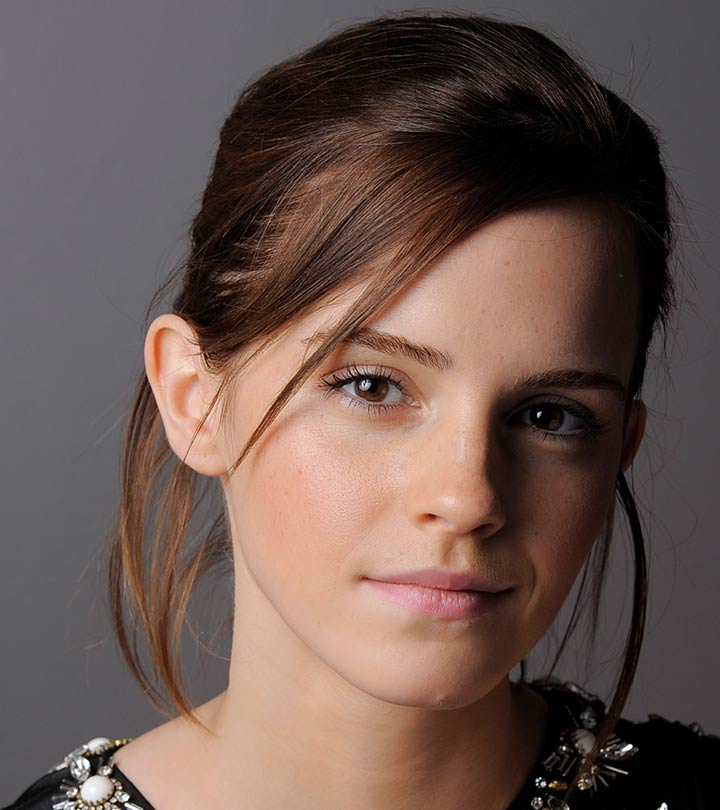
#> input picture a1images/emma.jpg, 720 x 810 px, found by its file name
$ python intensity_transformation.py
#> lines starting #> are read from the running program, lines starting #| are printed output that depends on the picture
import cv2 as cv
import numpy as np
import matplotlib.pyplot as plt

c = np.array([(50,50),(50, 100), (150, 255), (150,150)])
t1 = np.linspace(0, c[0,1], c[0,0] + 1 - 0).astype('uint8')
print(len(t1))
t2 = np.linspace(c[0,1], c[1,1], c[1,0] - c[0,0]).astype('uint8')
print(len(t2))
t3 = np.linspace(c[1,1] + 1, c[2,1], c[2,0] - c[1,0]).astype('uint8')
print(len(t3))
t4 = np.linspace(c[2,1], c[3,1], c[3,0] - c[2,0]).astype('uint8')
print(len(t3))
t5 = np.linspace(c[3,1] + 1, 255, 255 - c[3,0]).astype('uint8')
print(len(t3))
transform = np.concatenate((t1, t2), axis=0).astype('uint8')
transform = np.concatenate((transform, t3), axis=0).astype('uint8')
transform = np.concatenate((transform, t4), axis=0).astype('uint8')
transform = np.concatenate((transform, t5), axis=0).astype('uint8')
print(len(transform))

plt.plot(transform)
plt.xlabel('Input, $f(x)$')
plt.ylabel('Output, $T[f(x)]$')
plt.xlim(0,255)
plt.ylim(0,255)
# plt.grid(color='black', linestyle='-', linewidth=1)
plt.savefig('transform.png')
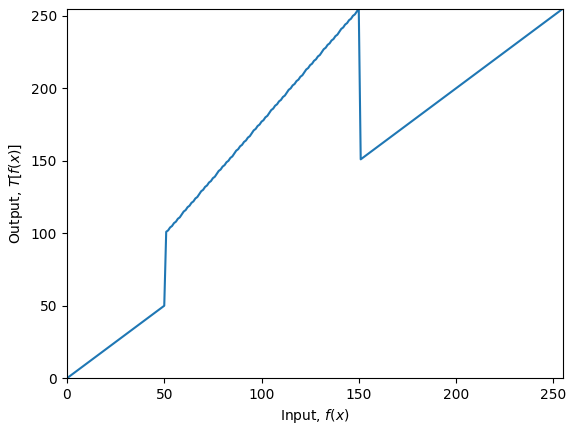
#> figure drawn by matplotlib, 1 panel; curve peaks at x = 150, y = 255
plt.show()

img_orig = cv.imread(r'C:\Users\Bavan2002.DESKTOP-TITUVCT\Desktop\EN3160_Assignment\1\Intensity-Transformations-and-Neighborhood-Filtering\a1images\emma.jpg', cv.IMREAD_GRAYSCALE)
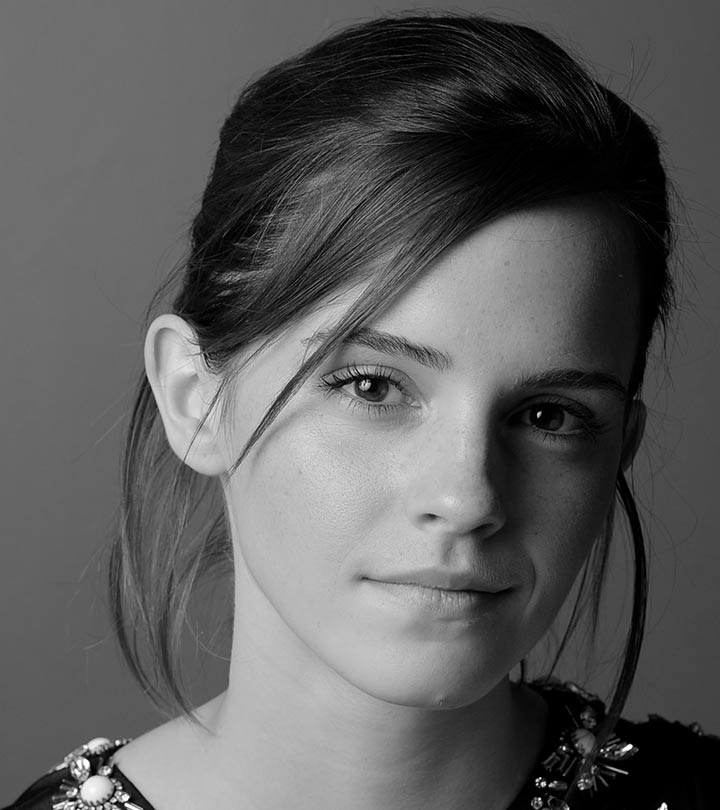
#> img_orig: shape (810, 720); min 0, max 255, mean 92.3
image_transformed = cv.LUT(img_orig, transform)
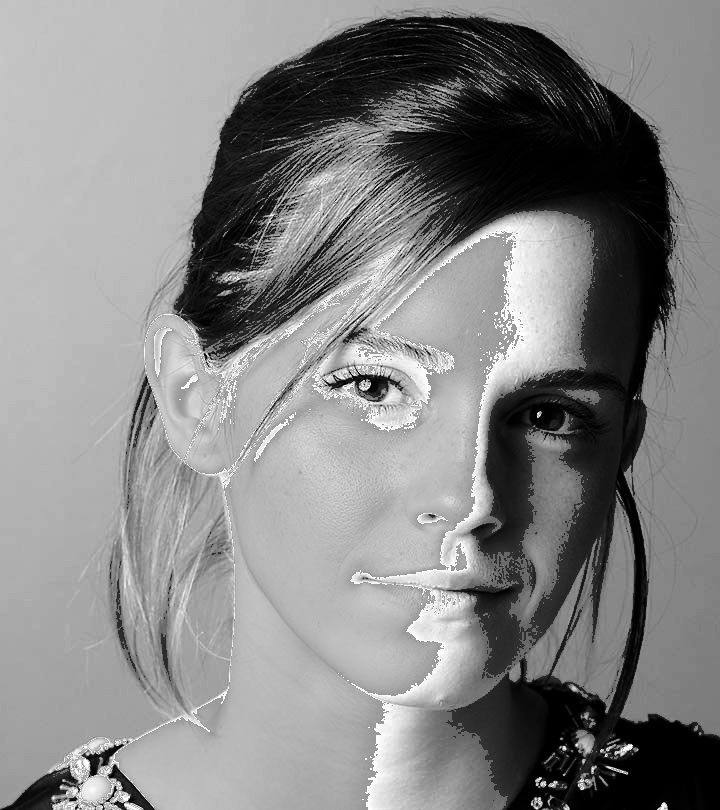
#> image_transformed: shape (810, 720); min 0, max 255, mean 132.9

plt.figure(figsize=(10, 5))
plt.subplot(1, 2, 1)
plt.title("original")
plt.imshow(img_orig, cmap='gray')

plt.subplot(1, 2, 2)
plt.title("after intensity transformation")
plt.imshow(image_transformed, cmap='gray')

plt.show()
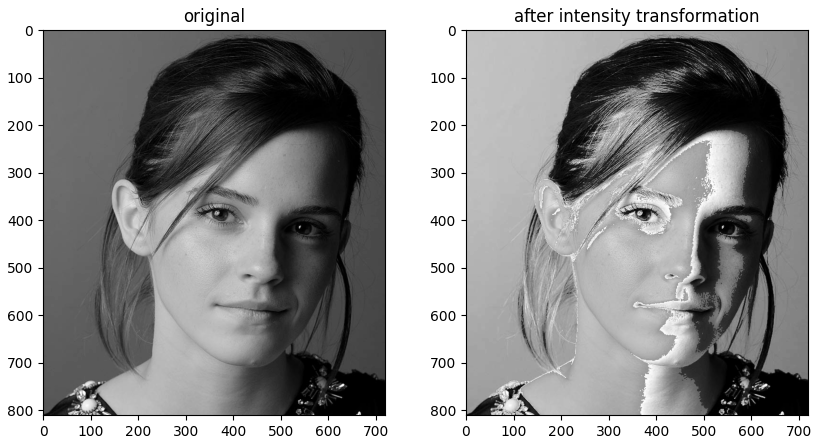
#> figure drawn by matplotlib, 2 panels

$ run again, with a1images/daisy.jpg copied over a1images/emma.jpg
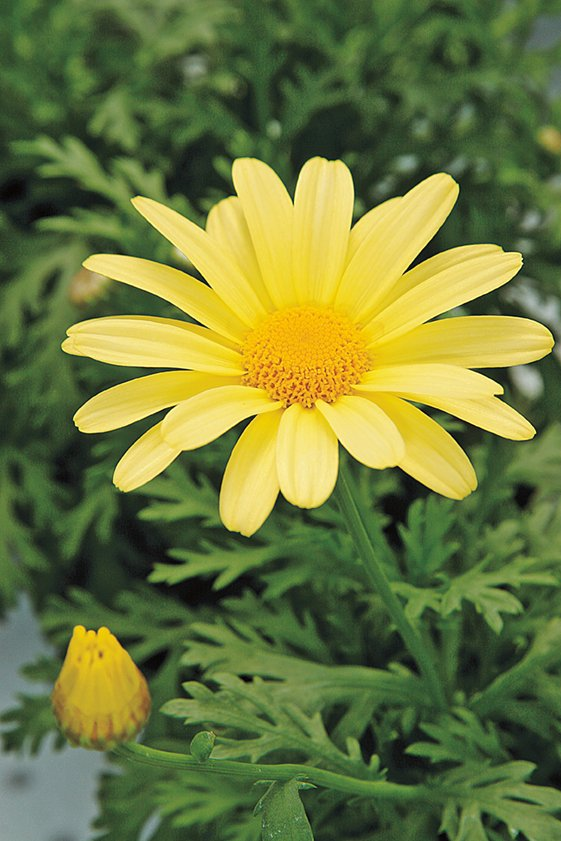
#> input picture a1images/daisy.jpg, 561 x 841 px, found by its file name
#> `image_transformed = cv.LUT(img_orig, transform)`:
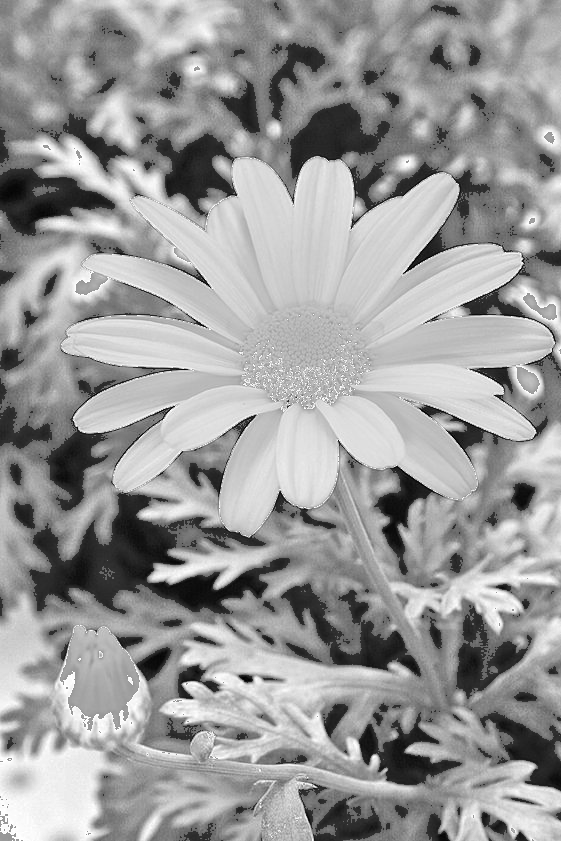
#> image_transformed: shape (841, 561); min 0, max 255, mean 154.8
#> `plt.show()`:
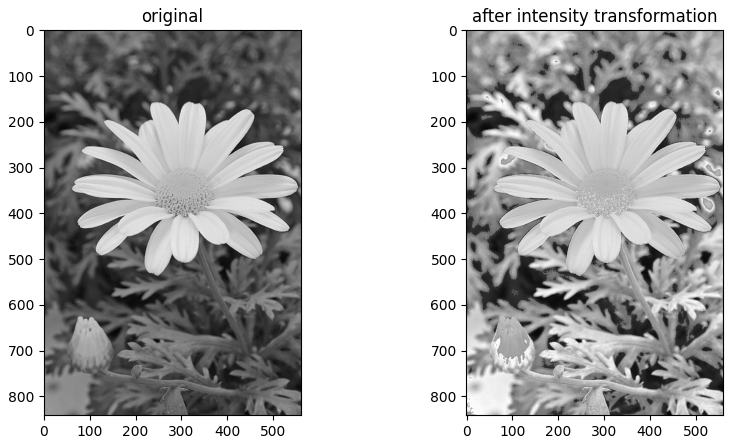
#> figure drawn by matplotlib, 2 panels

$ run again, with a1images/highlights_and_shadows.jpg copied over a1images/emma.jpg
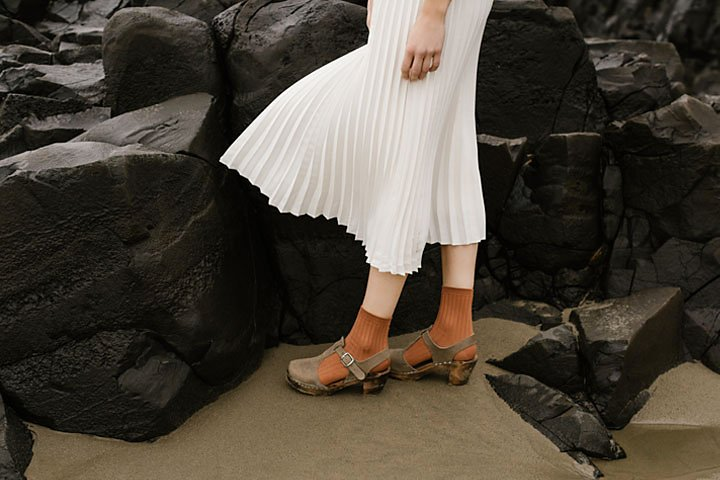
#> input picture a1images/highlights_and_shadows.jpg, 720 x 480 px, found by its file name
#> `image_transformed = cv.LUT(img_orig, transform)`:
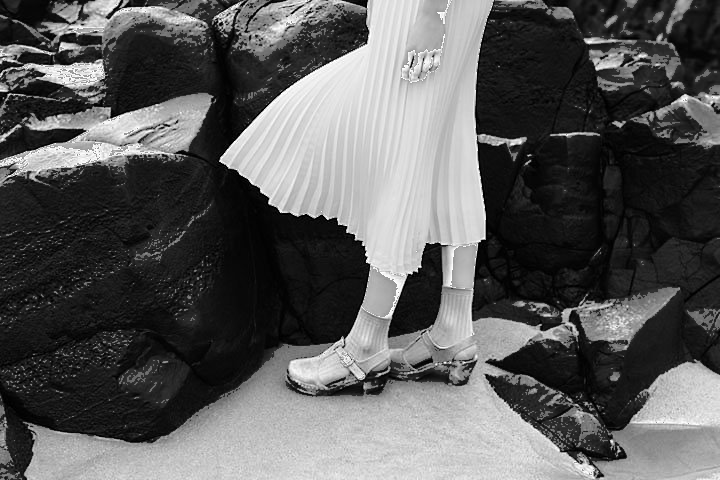
#> image_transformed: shape (480, 720); min 0, max 255, mean 91.5
#> `plt.show()`:
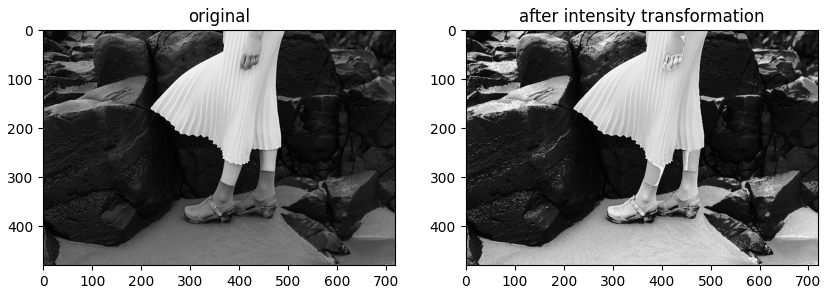
#> figure drawn by matplotlib, 2 panels

$ run again, with a1images/jeniffer.jpg copied over a1images/emma.jpg
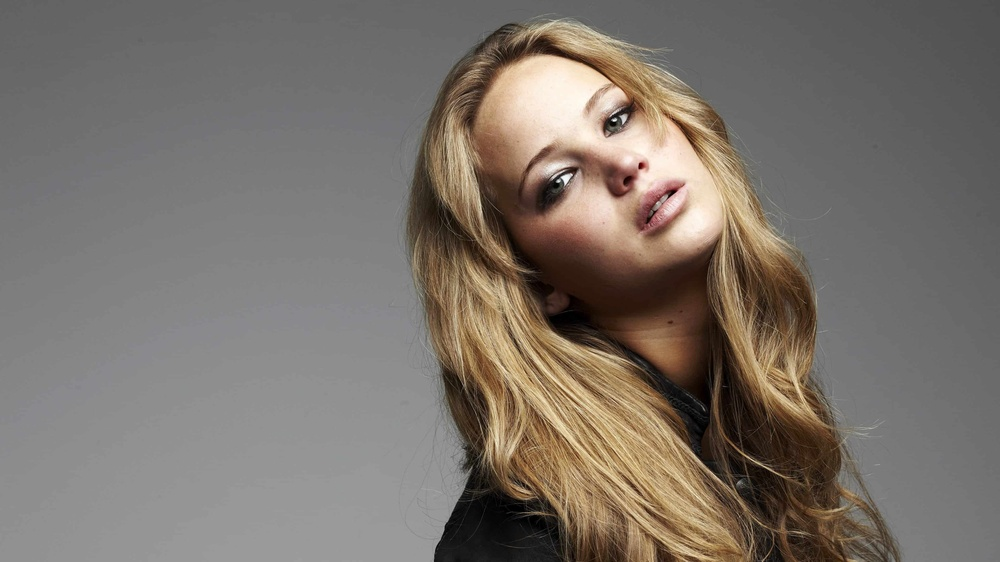
#> input picture a1images/jeniffer.jpg, 1000 x 562 px, shrunk from 3840 x 2160 before the run, found by its file name
#> `image_transformed = cv.LUT(img_orig, transform)`:
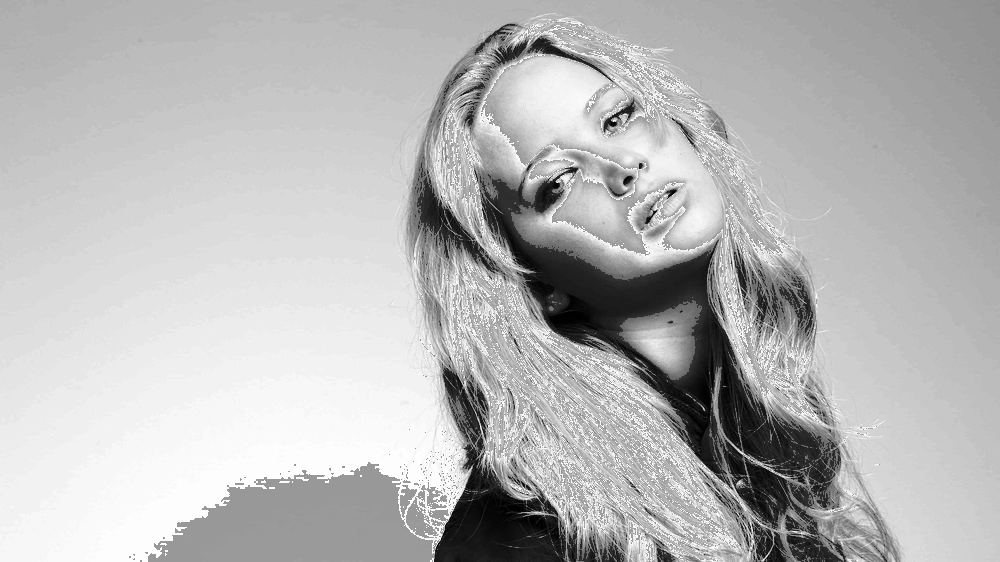
#> image_transformed: shape (562, 1000); min 0, max 255, mean 183.2
#> `plt.show()`:
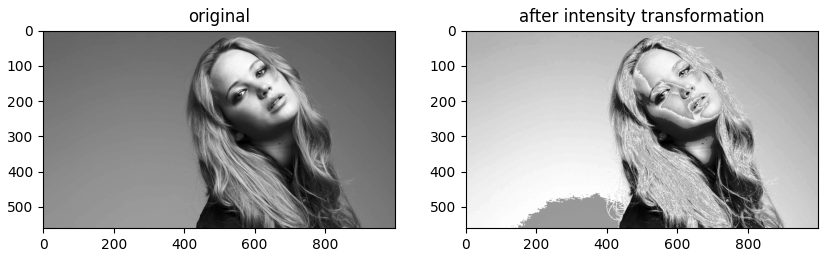
#> figure drawn by matplotlib, 2 panels
